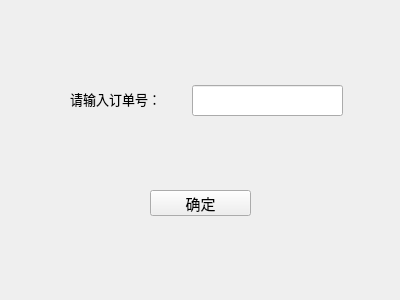
<?xml version="1.0" encoding="UTF-8"?>
<ui version="4.0">
 <class>landload</class>
 <widget class="QWidget" name="landload">
  <property name="geometry">
   <rect>
    <x>0</x>
    <y>0</y>
    <width>400</width>
    <height>300</height>
   </rect>
  </property>
  <property name="windowTitle">
   <string>Form</string>
  </property>
  <widget class="QPushButton" name="pushButton">
   <property name="geometry">
    <rect>
     <x>150</x>
     <y>190</y>
     <width>101</width>
     <height>26</height>
    </rect>
   </property>
   <property name="font">
    <font>
     <pointsize>11</pointsize>
    </font>
   </property>
   <property name="text">
    <string>确定</string>
   </property>
  </widget>
  <widget class="QLineEdit" name="lineEdit">
   <property name="geometry">
    <rect>
     <x>192</x>
     <y>85</y>
     <width>151</width>
     <height>31</height>
    </rect>
   </property>
  </widget>
  <widget class="QLabel" name="label">
   <property name="geometry">
    <rect>
     <x>70</x>
     <y>90</y>
     <width>101</width>
     <height>18</height>
    </rect>
   </property>
   <property name="font">
    <font>
     <pointsize>10</pointsize>
    </font>
   </property>
   <property name="text">
    <string>请输入订单号：</string>
   </property>
  </widget>
 </widget>
 <resources/>
 <connections/>
</ui>
